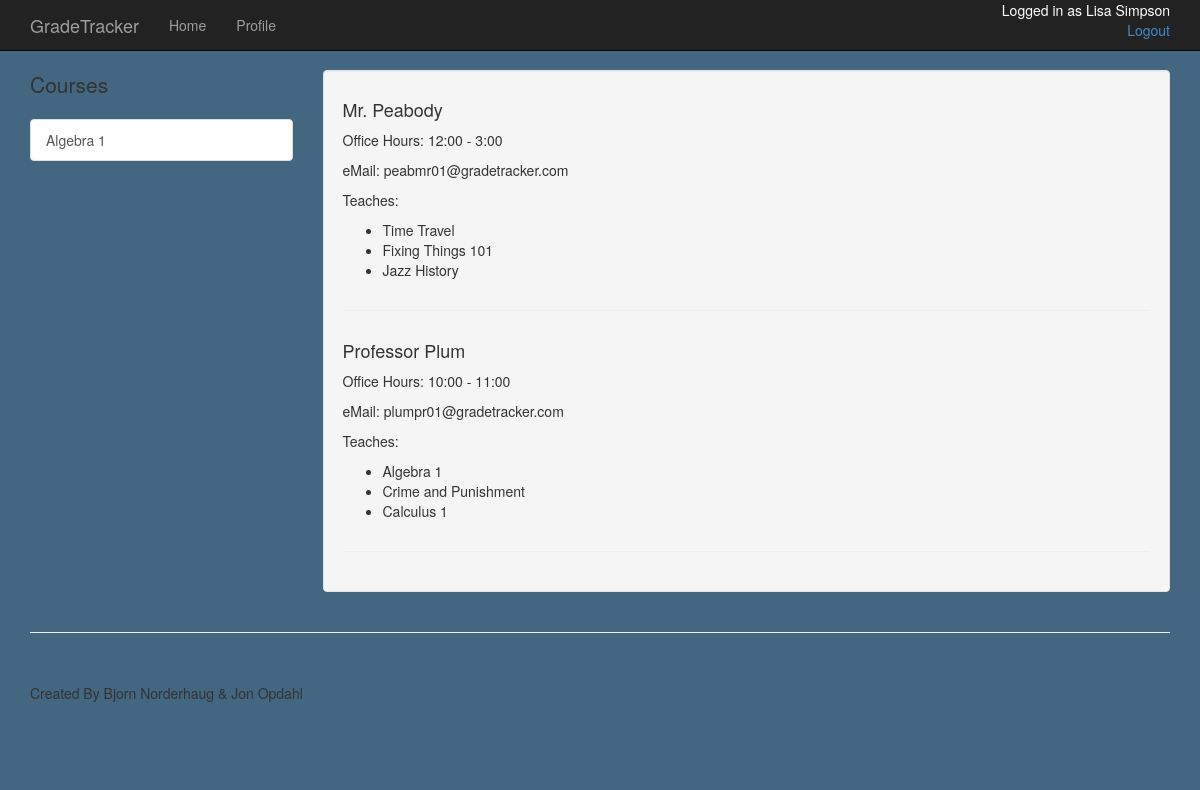
The app's page /student/builbo01/contacts (signed in) with its own data.
### app/models.py (models this page shows, shortened)
class Student(db.Model):
	id = db.Column(db.String(8), primary_key=True)
	first_name = db.Column(db.String(50), index=True)
	last_name = db.Column(db.String(50), index=True)
	GPA = db.Column(db.Float)
	year = db.Column(db.Integer)
	total_credits = db.Column(db.Integer)
	student_pass = db.Column(db.String(50))
	classes = db.relationship('Classroom', backref='student')
	def __repr__(self):
		return (self.first_name + ' ' + self.last_name)

class Classroom(db.Model):
	__tablename__ = 'classroom'
	student_id = db.Column(db.String(8), db.ForeignKey('student.id'), primary_key=True)
	course_name = db.Column(db.String(80), db.ForeignKey('course.name'), primary_key=True)
	overall_grade = db.Column(db.String(1))
	possible = db.Column(db.Integer, default=0)
	grade = db.Column(db.Float, default=0)
	total_points = db.Column(db.Integer, default=0)
	course = db.relationship("Course", backref="stud_ass")
	assignments = db.relationship("Assignment",
									primaryjoin='Assignment.student_id == Classroom.student_id',
									backref='for_class')

class Admin(db.Model):
	id = db.Column(db.String(8), primary_key=True)
	first_name = db.Column(db.String(50), index=True)
	last_name = db.Column(db.String(50), index=True)
	admin_pass = db.Column(db.String(50))
	position = db.Column(db.String(50))
	email = db.Column(db.String(120))
	begin = db.Column(db.String(5))
	end = db.Column(db.String(5))
	classes = db.relationship("Course", backref="teacher", lazy='dynamic')
	def __repr__(self):
		return (self.first_name + ' ' + self.last_name)

class Course(db.Model):
	course_num = db.Column(db.Integer, primary_key=True)
	name = db.Column(db.String(80), index=True, unique=True)
	admin_id = db.Column(db.String(8), db.ForeignKey('admin.id'))
	def __repr__(self):
		return self.name

### app/views.py (the view)
@app.route('/student/<id>/contacts')
@login_required
def studentContact(id):
	user = current_user
	admins = Admin.query.all()
	return render_template('stud_contact.html',
							admins=admins,
							user=user)

### app/views.py (called while the page is built)
@login_manager.user_loader
def load_user(id):
	user=Student.query.get(str(id))
	if user is None:
		user=Admin.query.get(str(id))
	return user

### app/templates/stud_contact.html
{% extends "new.html" %}
{% block content %}
    <div class="container">
        <div class="row">
            <div class="col-md-3">
                <p class="lead"> Courses </p>
                <div class="list-group">
                	{% for course in user.classes %}
                    <a href="/student/{{user.id}}/{{course.course_name}}" class="list-group-item">{{ course.course_name}}</a>
                    {% endfor %}
                </div>
            </div>
            <div class="col-md-9">
                <div class="well">
                    {% for admin in admins %}
                    <div class="row">
                        <div class="col-md-12">
                        	<h4> {{admin}} </h4>
                            <p> Office Hours: {{admin.begin}} - {{admin.end}} </p>
                            <p> eMail: {{admin.email}} </p>
                            <p> Teaches:
                                <ul>
                                {%for c in admin.classes %}
                                    <li> {{c}} </li>
                                {% endfor %}
                                </ul>
                            </p>
                        </div>
                    </div>
                    <hr>
                    {% endfor %}
                </div>
            </div>
        </div>
    </div>
{% endblock %}

### app/templates/new.html (shortened to what this page needs)
<!DOCTYPE html>
<html>
<head>
    <link href="/static/css/bootstrap.min.css" rel="stylesheet">
    <link href="/static/css/shop-item.css" rel="stylesheet">
</head>
<body style="background-color: #436681">
    <nav class="navbar navbar-inverse navbar-fixed-top" role="navigation">
        <div class="container">
            <div class="navbar-header">
                <a class="navbar-brand" href="/home">GradeTracker</a>
            </div>
            <div class="collapse navbar-collapse" id="bs-example-navbar-collapse-1">
                <ul class="nav navbar-nav">
                    <li>
                        <a href="/home">Home</a>
                    </li>
                    <li>
                        <a href="{{ url_for('profile') }}">Profile</a>
                    </li>
                </ul>
                <p id="login_status" class="pull_right">Logged in as {{ user }} <br>
					<a href="{{url_for('logout')}}" class="pull-right"> Logout </a>
				</p>
            </div>
        </div>
    </nav>
    {% block content %}{% endblock %}
    <div class="container">
        <hr>
        <footer>
            <div class="row">
                <div class="col-lg-12">
                    <p>Created By Bjorn Norderhaug & Jon Opdahl</p>
                </div>
            </div>
        </footer>
    </div>
</body>
</html>

### app/static/css/shop-item.css (style rules this page uses)
body { padding-top: 70px; }
footer { margin: 50px 0; }

### app/templates/new.html (style rules this page uses)
#login_status { float: right; color: white; height: inherit; }

### records on screen
Student: first_name+last_name "Lisa Simpson"
Classroom: course_name "Algebra 1"
Admin: first_name+last_name "Mr. Peabody", begin "12:00", end "3:00", email "peabmr01@gradetracker.com"
Course: name "Time Travel"
Course: name "Fixing Things 101"
Course: name "Jazz History"
Admin: first_name+last_name "Professor Plum", begin "10:00", end "11:00", email "plumpr01@gradetracker.com"
Course: name "Algebra 1"
Course: name "Crime and Punishment"
Course: name "Calculus 1"
